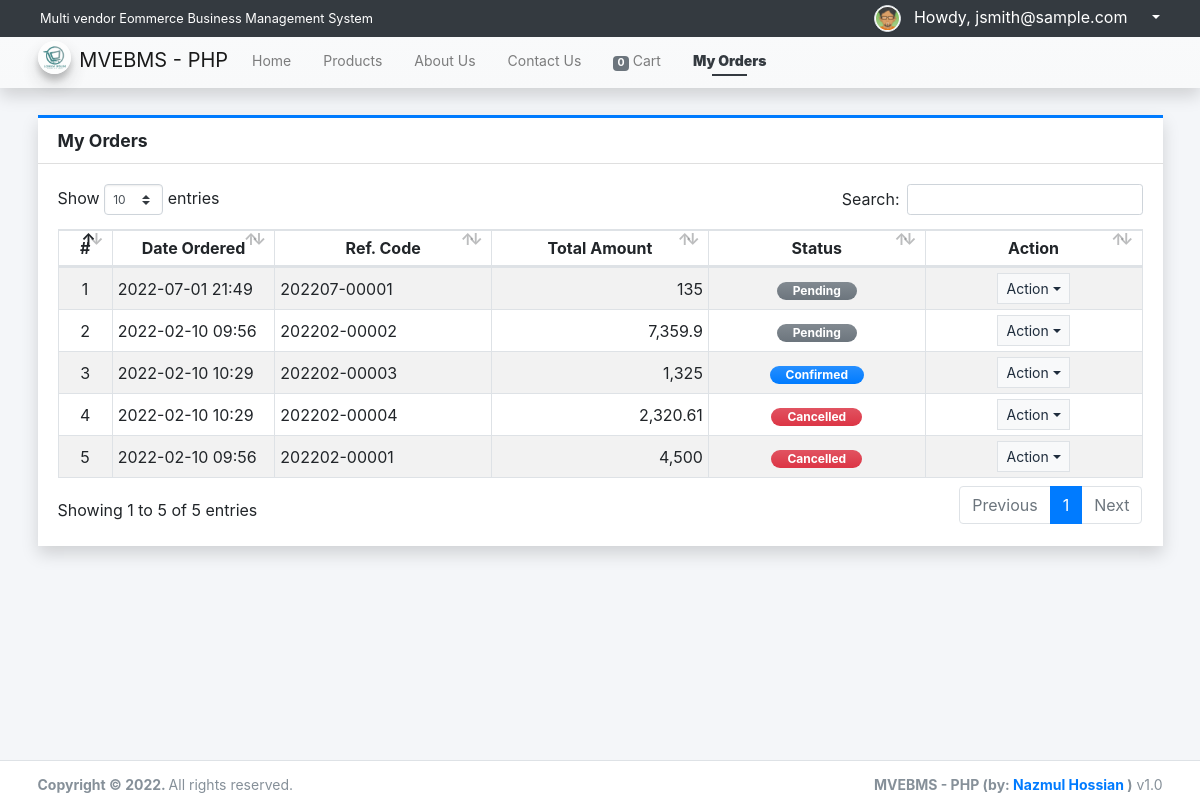
The page /?page=orders/my_orders (signed in) on the database its author committed.
### tables this page shows
CREATE TABLE `order_list` (
  `id` int(30) NOT NULL,
  `code` varchar(100) NOT NULL,
  `client_id` int(30) NOT NULL,
  `vendor_id` int(30) NOT NULL,
  `total_amount` double NOT NULL DEFAULT 0,
  `delivery_address` text NOT NULL,
  `status` tinyint(1) NOT NULL DEFAULT 0,
  `date_created` datetime NOT NULL DEFAULT current_timestamp(),
  `date_updated` datetime DEFAULT NULL ON UPDATE current_timestamp()
);

### classes/DBConnection.php (called while the page is built, shortened)
<?php
class DBConnection{
    private $host = DB_SERVER;
    private $username = DB_USERNAME;
    private $password = DB_PASSWORD;
    private $database = DB_NAME;
    public $conn;
    public function __construct(){
        if (!isset($this->conn)) {
            $this->conn = new mysqli($this->host, $this->username, $this->password, $this->database);
        }
    }
}
?>

### classes/SystemSettings.php (called while the page is built, shortened)
<?php
class SystemSettings extends DBConnection{
	function userdata($field = ''){
		if(!empty($field)){
			if(isset($_SESSION['userdata'][$field]))
				return $_SESSION['userdata'][$field];
			else
				return null;
		}else{
			return false;
		}
	}
}
$_settings = new SystemSettings();
?>

### config.php (called while the page is built, shortened)
<?php
require_once('classes/DBConnection.php');
require_once('classes/SystemSettings.php');
function format_num($number = 0, $max_decimal = ''){
    if(is_numeric($number)){
        $ex = explode('.',$number);
        $dec = isset($ex[1]) ? strlen($ex[1]) : 0;
        if(empty($max_decimal) || (is_numeric($max_decimal) && $max_decimal >= $dec)){
            return number_format($number,$dec);
        }else{
            if(is_numeric($max_decimal))
                return number_format($number,$max_decimal);
            else
                return "Invalid Maximum Decimal";
        }
    }else{
        return "Invalid Number";
    }
}
?>

### orders/my_orders.php (the view, shortened to what this page needs)
<div class="content py-3">
    <div class="card card-outline card-primary rounded-0 shadow">
        <div class="card-header">
            <h5 class="card-title"><b>My Orders</b></h5>
        </div>
        <div class="card-body">
            <div class="w-100 overflow-auto">
            <table class="table table-bordered table-striped">
                <colgroup>
                    <col width="5%">
                    <col width="15%">
                    <col width="20%">
                    <col width="20%">
                    <col width="20%">
                    <col width="20%">
                </colgroup>
                <thead>
                    <tr>
                        <th class="p1 text-center">#</th>
                        <th class="p1 text-center">Date Ordered</th>
                        <th class="p1 text-center">Ref. Code</th>
                        <th class="p1 text-center">Total Amount</th>
                        <th class="p1 text-center">Status</th>
                        <th class="p1 text-center">Action</th>
                    </tr>
                </thead>
                <tbody>
                    <?php
                    $i = 1;
                    $orders = $conn->query("SELECT * FROM `order_list` where client_id = '{$_settings->userdata('id')}' order by `status` asc,unix_timestamp(date_created) desc ");
                    while($row = $orders->fetch_assoc()):
                    ?>
                    <tr>
                        <td class="px-2 py-1 align-middle text-center"><?= $i++; ?></td>
                        <td class="px-2 py-1 align-middle"><?= date("Y-m-d H:i", strtotime($row['date_created'])) ?></td>
                        <td class="px-2 py-1 align-middle"><?= $row['code'] ?></td>
                        <td class="px-2 py-1 align-middle text-right"><?= format_num($row['total_amount']) ?></td>
                        <td class="px-2 py-1 align-middle text-center">
                            <?php
                                switch($row['status']){
                                    case 0:
                                        echo '<span class="badge badge-secondary bg-gradient-secondary px-3 rounded-pill">Pending</span>';
                                        break;
                                    case 1:
                                        echo '<span class="badge badge-primary bg-gradient-primary px-3 rounded-pill">Confirmed</span>';
                                        break;
                                    case 5:
                                        echo '<span class="badge badge-danger bg-gradient-danger px-3 rounded-pill">Cancelled</span>';
                                        break;
                                }
                            ?>
                        </td>
                        <td class="px-2 py-1 align-middle text-center">
                            <button type="button" class="btn btn-flat border btn-light btn-sm dropdown-toggle dropdown-icon" data-toggle="dropdown">
                                Action
                            </button>
                        </td>
                    </tr>
                    <?php endwhile; ?>
                </tbody>
            </table>
            </div>
        </div>
    </div>
</div>

### rows shown on the page
order_list: date_created "2022-07-01 21:49", code "202207-00001", total_amount "135", status "Pending"
order_list: date_created "2022-02-10 09:56", code "202202-00002", total_amount "7,359.9", status "Pending"
order_list: date_created "2022-02-10 10:29", code "202202-00003", total_amount "1,325", status "Confirmed"
order_list: date_created "2022-02-10 10:29", code "202202-00004", total_amount "2,320.61", status "Cancelled"
order_list: date_created "2022-02-10 09:56", code "202202-00001", total_amount "4,500", status "Cancelled"

### other values the page prints
$_settings->info('name') "Multi vendor Eommerce Business Management System"
$_settings->userdata('email') "jsmith@sample.com"
$_settings->info('short_name') "MVEBMS - PHP"
format_num($cart_count) "0"
